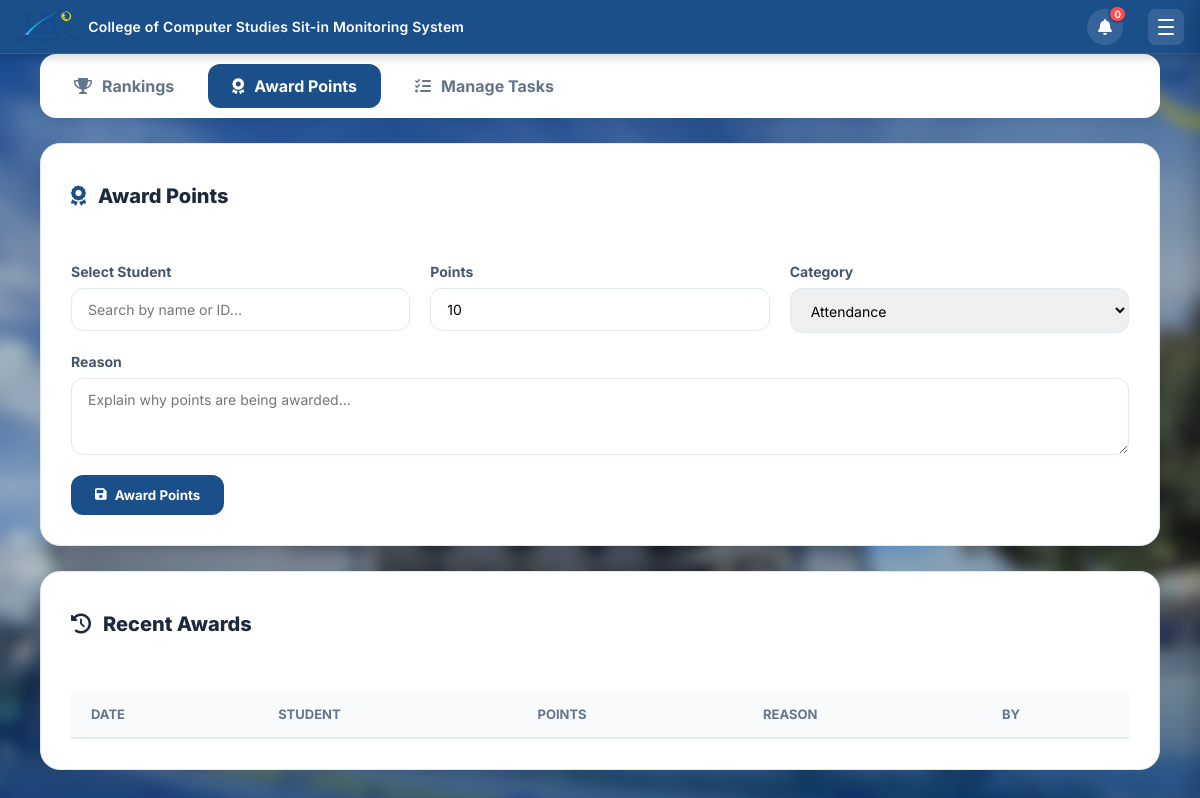
The page /leaderboard?tab=award (signed in) on the database as committed earlier.
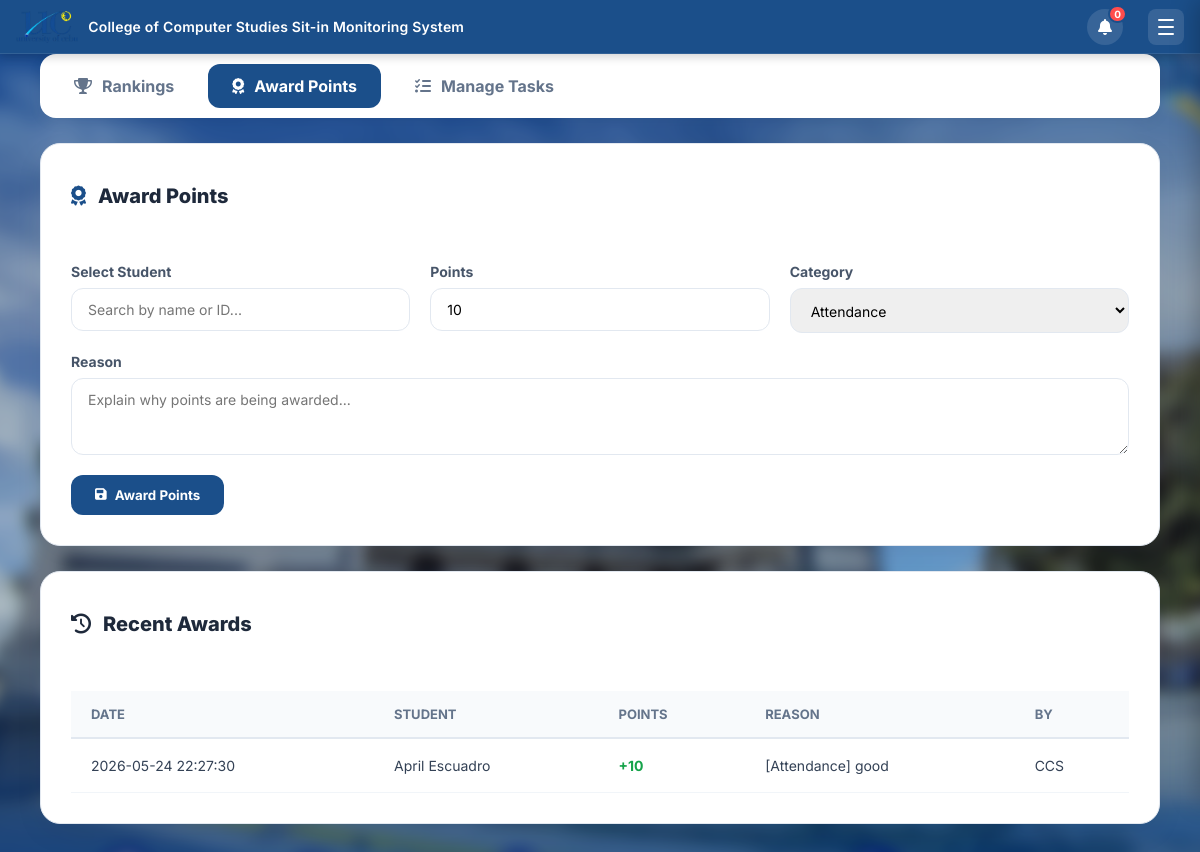
The same page on the database as committed later.
### tables this page shows
CREATE TABLE admin_awards (
            id INTEGER PRIMARY KEY AUTOINCREMENT,
            id_number TEXT NOT NULL,
            student_name TEXT NOT NULL,
            points INTEGER NOT NULL,
            reason TEXT,
            assigned_by TEXT NOT NULL,
            date_awarded DATETIME DEFAULT CURRENT_TIMESTAMP
        );

### app.py (the view)
@app.route('/leaderboard')
def leaderboard():
    conn = get_db_connection()
    cur  = conn.cursor()
    if USE_PG:
        cur.execute("""
            SELECT u.id, u.id_number, u.firstname, u.lastname, u.course, u.profile_pic,
                COUNT(s.id) AS total_sitins,
                COALESCE(SUM(CASE WHEN s.time_out IS NOT NULL
                    THEN EXTRACT(EPOCH FROM (s.time_out - s.time_in)) / 3600 ELSE 0 END), 0) AS total_hours,
                COALESCE(SUM(CASE WHEN s.feedback IS NOT NULL AND s.feedback != '' THEN 1 ELSE 0 END), 0) AS tasks_completed
            FROM users u
            LEFT JOIN sitin_records s ON u.id_number = s.id_number AND s.status = 'Completed'
            WHERE u.role = 'student'
            GROUP BY u.id, u.id_number, u.firstname, u.lastname, u.course, u.profile_pic
        """)
    else:
        cur.execute("""
            SELECT u.id, u.id_number, u.firstname, u.lastname, u.course, u.profile_pic,
                COUNT(s.id) AS total_sitins,
                COALESCE(SUM(CASE WHEN s.time_out IS NOT NULL
                    THEN (julianday(s.time_out)-julianday(s.time_in))*24 ELSE 0 END),0) AS total_hours,
                COALESCE(SUM(CASE WHEN s.feedback IS NOT NULL AND s.feedback != '' THEN 1 ELSE 0 END),0) AS tasks_completed
            FROM users u
            LEFT JOIN sitin_records s ON u.id_number = s.id_number AND s.status = 'Completed'
            WHERE u.role = 'student'
            GROUP BY u.id, u.id_number, u.firstname, u.lastname, u.course, u.profile_pic
        """)
    students = cur.fetchall()
    conn.close()
    leaderboard_data = []
    for s in students:
        total_sitins = int(s['total_sitins'] or 0)
        total_hours = float(s['total_hours'] or 0)
        tasks_completed = int(s['tasks_completed'] or 0)
        pts_sitins = min((total_sitins / 30) * 50, 50)
        pts_hours  = min((total_hours / 100) * 30, 30)
        pts_tasks  = min((tasks_completed / 30) * 20, 20)
        total_pts  = round(pts_sitins + pts_hours + pts_tasks, 2)
        leaderboard_data.append({
            'id_number': s['id_number'], 'firstname': s['firstname'], 'lastname': s['lastname'],
            'course': s['course'], 'profile_pic': s['profile_pic'],
            'total_sitins': total_sitins, 'total_hours': round(total_hours, 1),
            'tasks_completed': tasks_completed,
            'points_sitins': round(pts_sitins, 1), 'points_hours': round(pts_hours, 1),
            'points_tasks': round(pts_tasks, 1), 'total_points': total_pts
        })
    leaderboard_data.sort(key=lambda x: x['total_points'], reverse=True)
    for i, s in enumerate(leaderboard_data):
        s['rank'] = i + 1
    role = session.get('role')
    if role == 'admin':
        conn = get_db_connection()
        cur  = conn.cursor()
        cur.execute("SELECT * FROM admin_awards ORDER BY date_awarded DESC")
        awards = cur.fetchall()
        cur.execute("SELECT * FROM admin_tasks ORDER BY date_assigned DESC")
        tasks = cur.fetchall()
        cur.execute("SELECT id_number, firstname, lastname, course FROM users WHERE role='student' ORDER BY lastname ASC, firstname ASC")
        students_list = cur.fetchall()
        conn.close()
        tab = request.args.get('tab', 'rankings')
        return render_template('admin_leaderboard.html',
                               leaderboard=leaderboard_data,
                               students=students_list,
                               awards=awards,
                               tasks=tasks,
                               current_tab=tab,
                               role=role,
                               current_user_id=session.get('user_id'))
    if role == 'student':
        return redirect(url_for('dashboard', action='leaderboard'))
    return render_template('leaderboard.html', leaderboard=leaderboard_data,
                           role=role, current_user_id=session.get('user_id'))

### app.py (called while the page is built)
def get_db_connection():
    if USE_PG:
        conn = psycopg2.connect(DATABASE_URL, cursor_factory=psycopg2.extras.RealDictCursor)
        conn.autocommit = False
        return conn
    else:
        conn = sqlite3.connect(DB_PATH)
        conn.row_factory = sqlite3.Row
        return conn

@app.context_processor
def inject_navbar_title():
    def get_navbar_title():
        return "College of Computer Studies Sit-in Monitoring System"
    return dict(get_navbar_title=get_navbar_title)

### templates/admin_leaderboard.html (shortened to what the changed rows need)
<!DOCTYPE html>
<html lang="en">
<head>
    <link rel="stylesheet" href="{{ url_for('static', filename='style.css') }}">
    <link rel="stylesheet" href="{{ url_for('static', filename='admin.css') }}">
    <link rel="stylesheet" href="https://cdnjs.cloudflare.com/ajax/libs/font-awesome/6.0.0/css/all.min.css">
</head>
<body class="admin-page">
    <div class="admin-container">
        {% if current_tab == 'rankings' %}
        <div class="leaderboard-card">
            <div class="lb-header">
                <h1><i class="fas fa-trophy" style="color: #f7c948;"></i> Student Rankings</h1>
                <p>Comprehensive activity and performance data for all students.</p>
            </div>
            <div class="legend-bar">
                <div class="legend-item">
                    <div class="legend-dot" style="background:#1b4f8a;"></div>
                    <span>Points (50%)</span>
                </div>
                <div class="legend-item">
                    <div class="legend-dot" style="background:#15c35a;"></div>
                    <span>Hours (30%)</span>
                </div>
                <div class="legend-item">
                    <div class="legend-dot" style="background:#ff9800;"></div>
                    <span>Tasks (20%)</span>
                </div>
            </div>
            {% if leaderboard %}
            <div class="podium-section">
                {% if leaderboard|length >= 2 %}
                <div class="podium-card silver-card">
                    <div class="podium-badge"><i class="fas fa-medal"></i> 2nd Place</div>
                    <div class="podium-avatar-wrapper">
                        <img src="{{ url_for('static', filename='uploads/' + leaderboard[1]['profile_pic']) if leaderboard[1]['profile_pic'] and leaderboard[1]['profile_pic'] != 'default_profile.png' else url_for('static', filename='images/default_profile.png') }}"
                             class="podium-avatar" onerror="this.src='https://cdn-icons-png.flaticon.com/512/3135/3135715.png'">
                        <div class="medal-badge"><i class="fas fa-medal"></i></div>
                    </div>
                    <div class="podium-name">{{ leaderboard[1]['firstname'] }} {{ leaderboard[1]['lastname'] }}</div>
                    <div class="podium-course">{{ leaderboard[1]['course'] }}</div>
                    <div class="podium-score">{{ leaderboard[1]['total_points'] }}</div>
                    <div class="podium-label">Total Score</div>
                </div>
                {% endif %}
                {% if leaderboard|length >= 1 %}
                <div class="podium-card gold-card">
                    <div class="podium-badge"><i class="fas fa-crown"></i> 1st Place</div>
                    <div class="podium-avatar-wrapper">
                        <img src="{{ url_for('static', filename='uploads/' + leaderboard[0]['profile_pic']) if leaderboard[0]['profile_pic'] and leaderboard[0]['profile_pic'] != 'default_profile.png' else url_for('static', filename='images/default_profile.png') }}"
                             class="podium-avatar" onerror="this.src='https://cdn-icons-png.flaticon.com/512/3135/3135715.png'">
                        <div class="medal-badge"><i class="fas fa-trophy"></i></div>
                    </div>
                    <div class="podium-name">{{ leaderboard[0]['firstname'] }} {{ leaderboard[0]['lastname'] }}</div>
                    <div class="podium-course">{{ leaderboard[0]['course'] }}</div>
                    <div class="podium-score">{{ leaderboard[0]['total_points'] }}</div>
                    <div class="podium-label">Total Score</div>
                </div>
                {% endif %}
                {% if leaderboard|length >= 3 %}
                <div class="podium-card bronze-card">
                    <div class="podium-badge"><i class="fas fa-award"></i> 3rd Place</div>
                    <div class="podium-avatar-wrapper">
                        <img src="{{ url_for('static', filename='uploads/' + leaderboard[2]['profile_pic']) if leaderboard[2]['profile_pic'] and leaderboard[2]['profile_pic'] != 'default_profile.png' else url_for('static', filename='images/default_profile.png') }}"
                             class="podium-avatar" onerror="this.src='https://cdn-icons-png.flaticon.com/512/3135/3135715.png'">
                        <div class="medal-badge"><i class="fas fa-award"></i></div>
                    </div>
                    <div class="podium-name">{{ leaderboard[2]['firstname'] }} {{ leaderboard[2]['lastname'] }}</div>
                    <div class="podium-course">{{ leaderboard[2]['course'] }}</div>
                    <div class="podium-score">{{ leaderboard[2]['total_points'] }}</div>
                    <div class="podium-label">Total Score</div>
                </div>
                {% endif %}
            </div>
            <div class="lb-controls">
                <h3 style="margin:0; color:#1b4f8a; font-weight:800;"><i class="fas fa-list-ol"></i> Full Rankings</h3>
                <div class="lb-search">
                    <i class="fas fa-search"></i>
                    <input type="text" id="lbSearch" placeholder="Search student..." onkeyup="filterLeaderboard()">
                </div>
            </div>
            <div style="overflow-x: auto; border-radius: 12px; border: 1px solid #e2e8f0; background:white;">
                <table class="lb-table" id="lbTable">
                    <thead>
                        <tr>
                            <th style="width:60px; text-align:center;">Rank</th>
                            <th>Student</th>
                            <th>Course</th>
                            <th style="text-align:center;">Sit-ins</th>
                            <th style="text-align:center;">Hours</th>
                            <th style="text-align:center;">Feedbacks</th>
                            <th>Points Breakdown</th>
                            <th style="text-align:center;">Total Score</th>
                        </tr>
                    </thead>
                    <tbody>
                        {% for student in leaderboard %}
                        <tr>
                            <td style="text-align:center;">
                                <span class="rank-badge {% if student['rank'] == 1 %}rank-1{% elif student['rank'] == 2 %}rank-2{% elif student['rank'] == 3 %}rank-3{% else %}rank-other{% endif %}">
                                    {{ student['rank'] }}
                                </span>
                            </td>
                            <td>
                                <div style="display:flex; align-items:center;">
                                    <img src="{{ url_for('static', filename='uploads/' + student['profile_pic']) if student['profile_pic'] and student['profile_pic'] != 'default_profile.png' else url_for('static', filename='images/default_profile.png') }}"
                                         class="mini-avatar" onerror="this.src='https://cdn-icons-png.flaticon.com/512/3135/3135715.png'">
                                    <span style="font-weight:700;">{{ student['firstname'] }} {{ student['lastname'] }}</span>
                                </div>
                            </td>
                            <td>{{ student['course'] }}</td>
                            <td style="text-align:center; font-weight:700;">{{ student['total_sitins'] }}</td>
                            <td style="text-align:center;">{{ student['total_hours'] }}h</td>
                            <td style="text-align:center;">{{ student['tasks_completed'] }}</td>
                            <td>
                                <div class="points-breakdown">
                                    <span class="pts-pill pts-sitin" title="Points from Sit-ins (50%)">{{ student['points_sitins'] }}</span>
                                    <span class="pts-pill pts-hours" title="Points from Hours (30%)">{{ student['points_hours'] }}</span>
                                    <span class="pts-pill pts-tasks" title="Points from Tasks (20%)">{{ student['points_tasks'] }}</span>
                                </div>
                            </td>
                            <td style="text-align:center;">
                                <span class="total-pts">{{ student['total_points'] }}</span>
                            </td>
                        </tr>
                        {% endfor %}
                    </tbody>
                </table>
            </div>
            {% else %}
            <div style="text-align:center; padding:50px; color:#64748b;">
                <i class="fas fa-trophy" style="font-size:50px; color:#e2e8f0; display:block; margin-bottom:15px;"></i>
                <p style="font-size:18px; font-weight:bold;">No ranking data available.</p>
            </div>
            {% endif %}
        </div>
        {% elif current_tab == 'award' %}
        <div class="card">
            <div class="card-header">
                <h2 class="card-title"><i class="fas fa-award" style="color:#1b4f8a;"></i> Award Points</h2>
            </div>
        </div>
        <div class="card">
            <div class="card-header">
                <h2 class="card-title"><i class="fas fa-history"></i> Recent Awards</h2>
            </div>
            <div style="overflow-x: auto;">
                <table class="modern-table">
                    <thead>
                        <tr>
                            <th>Date</th>
                            <th>Student</th>
                            <th>Points</th>
                            <th>Reason</th>
                            <th>By</th>
                        </tr>
                    </thead>
                    <tbody>
                        {% for a in awards %}
                        <tr>
                            <td>{{ a['date_awarded'] }}</td>
                            <td>{{ a['student_name'] }}</td>
                            <td><span style="font-weight:700; color:#16a34a;">+{{ a['points'] }}</span></td>
                            <td>{{ a['reason'] }}</td>
                            <td>{{ a['assigned_by'] }}</td>
                        </tr>
                        {% endfor %}
                    </tbody>
                </table>
            </div>
        </div>
        {% endif %}
    </div>
</body>
</html>

Rows that differ between the two databases and show on the page:
added admin_awards: date_awarded "2026-05-24 22:27:30", student_name "April Escuadro", points "10", reason "[Attendance] good", assigned_by "CCS"
